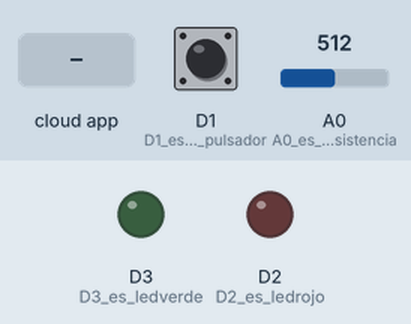
The sketch below on a simulated ESP8266 (NodeMCU). On the bench: output pins drawn as LEDs (lit = HIGH). The test bench sets the inputs (shaded band); at power-on: A0 (A0_es_el_fotoresistencia) = 512, D1 (D1_es_el_pulsador) LOW. WiFi joins after 1.5 s; servers stay silent unless stated; no MQTT or app messages arrive unless stated; what the sketch prints to the serial monitor is not drawn.

Above: at 2.7 s.
2.8 s: the phone or cloud app sets pulsador to 1
At 3.2 s:
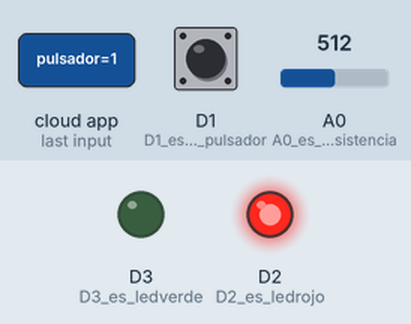
8.1 s: A0 (A0_es_el_fotoresistencia) set to 491
At 12.8 s:
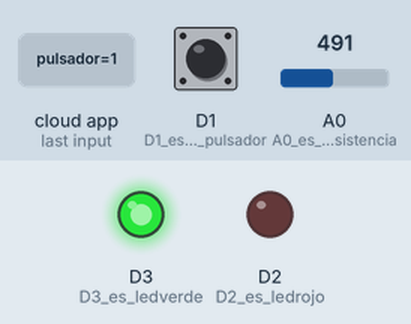
13.1 s: the phone or cloud app sets pulsador to 1
At 13.5 s:
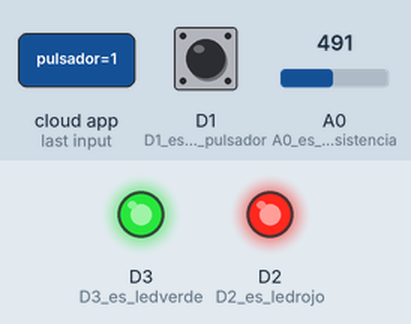
18.1 s: A0 (A0_es_el_fotoresistencia) set to 510
At 22.7 s:
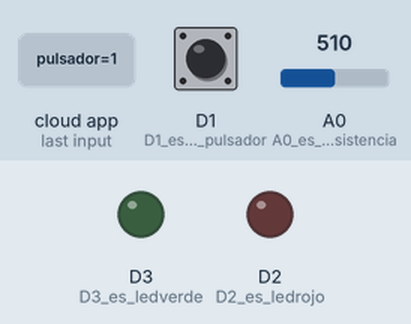
23.1 s: A0 (A0_es_el_fotoresistencia) set to 490
At 28.1 s:
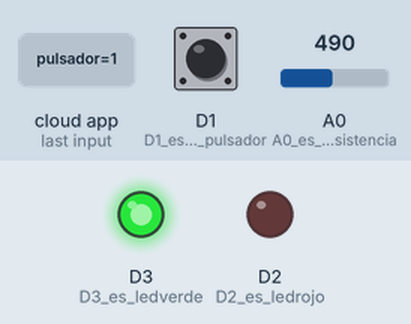
Timing chart, 0 to 29.1 s (numbered marks = the images above; inputs shaded):
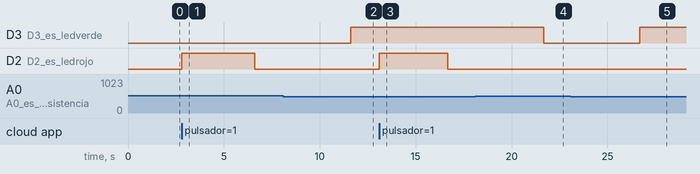

The sketch:

Clase13.ino
```cpp
#include <ESP8266WiFi.h>
#include "Adafruit_MQTT.h"
#include "Adafruit_MQTT_Client.h"

/************************* WiFi Access Point *********************************/

#define WLAN_SSID       "ReynosaPhone"     //your SSID
#define WLAN_PASS       "12345678"         //your password

/************************* Adafruit.io Setup *********************************/

#define AIO_SERVER      "io.adafruit.com"
#define AIO_SERVERPORT  1883                                // use 8883 for SSL
#define AIO_USERNAME  "greynosa"                             //your AIO username at ADAFRUIT
#define AIO_KEY       "aio_clGT28K3NQbKRJxf8ywqvgYCENtV"     //your AIO Key at ADAFRUIT

/******************* para declarar pines y variables *************************/
int entrada;                                //sirve para guardar el dato leído de la LDR
int boton;                                  //sirve para guardar el dato leído del pulsador

/************ Global State (you don't need to change this!) ******************/

// Create an ESP8266 WiFiClient class to connect to the MQTT server.
WiFiClient client;
// or... use WiFiClientSecure for SSL
//WiFiClientSecure client;

// Setup the MQTT client class by passing in the WiFi client and MQTT server and login details.
Adafruit_MQTT_Client mqtt(&client, AIO_SERVER, AIO_SERVERPORT, AIO_USERNAME, AIO_USERNAME, AIO_KEY);

/****************************** Feeds for Publishing***************************************/
// Setup a feed called 'indicador' for publishing. led verde
Adafruit_MQTT_Publish indicador = Adafruit_MQTT_Publish(&mqtt, AIO_USERNAME "/feeds/indicador");

// Setup a feed called 'indicador2' for publishing.led rojo
Adafruit_MQTT_Publish indicador2 = Adafruit_MQTT_Publish(&mqtt, AIO_USERNAME "/feeds/indicador2");

/****************************** Feeds for Subscribing***************************************/
// Setup a feed called 'pulsador' for subscribing to changes on the slider
Adafruit_MQTT_Subscribe pulsador = Adafruit_MQTT_Subscribe(&mqtt, AIO_USERNAME "/feeds/pulsador", MQTT_QOS_1);

//// Setup a feed called 'onoff' for subscribing to changes to the button
//Adafruit_MQTT_Subscribe boton_led = Adafruit_MQTT_Subscribe(&mqtt, AIO_USERNAME "/feeds/boton_led", MQTT_QOS_1);

/*************************** Sketch Code ************************************/
//
//void slidercallback(double x) {
//  Serial.print("Hey we're in a slider callback, the slider value is: ");
//  Serial.println(x);
//}

void pulsadorcallback(char *data, uint16_t len) {
  Serial.print("Hey we're in a pulsador callback, the button value is: ");
  Serial.println(data);
  String message = String(data);
      message.trim();
      if (message == "1") {
        digitalWrite(D2, HIGH);       //Encendemos el puerto D2
        indicador2.publish(1);}       //actualizamos el indicador an adafruit.
      if (message == "0") {
        digitalWrite(D2, LOW);        //Apagamos el puerto D2
        indicador2.publish(0);}}      //actualizamos el indicador an adafruit.

//*********************************************** SetUp *****************************/
void setup() {
  //para declarar si son entradas o salidas
  pinMode(D2, OUTPUT);  //D2 es ledrojo
  pinMode(D3, OUTPUT);  //D3 es ledverde
  pinMode(D1, INPUT);   //D1 es el pulsador
  pinMode(A0, INPUT);   //A0 es el fotoresistencia
  Serial.begin(115200); //inicio de comunicacion serie
  delay(10);
  //****************************************** Connect to WiFi access point.
  Serial.println(); Serial.println();
  Serial.print("Connecting to ");
  Serial.println(WLAN_SSID);

  WiFi.begin(WLAN_SSID, WLAN_PASS);
  while (WiFi.status() != WL_CONNECTED) {
    delay(100);
    Serial.print(".");
  }
  Serial.println();
  Serial.println("WiFi connected");
  Serial.println("IP address: "); Serial.println(WiFi.localIP());
  //********************************************* Callback Functions
//  slider.setCallback(slidercallback);
  pulsador.setCallback(pulsadorcallback);

  // Setup MQTT subscription for feed's.
//  mqtt.subscribe(&slider);
  mqtt.subscribe(&pulsador);

}

uint32_t x=0;
//***************************************************** Loop ********************************/
void loop() {
  MQTT_connect();
  mqtt.processPackets(5000);
  if(! mqtt.ping()) {   // ping the server to keep the mqtt connection alive
    mqtt.disconnect();}

// Now we can publish stuff!
  Serial.print(F("\nSending indicador val "));
  Serial.print(x);
  Serial.print("...");
  if (! indicador.publish(x++)) {
    Serial.println(F("Failed"));}
    else {
    Serial.println(F("OK!"));}
//para indicador 2
  Serial.print(F("\nSending indicador2 val "));
  Serial.print(x);
  Serial.print("...");
  if (! indicador2.publish(x++)) {
    Serial.println(F("Failed"));}
    else {
    Serial.println(F("OK!"));}

//Espacio para código de funcionamiento adicional
      //código para lectura de ldr
  entrada = analogRead(A0);    //lectura del LDR
  Serial.print("El valor del LDR es: "); //mensaje
  Serial.println(entrada);
   if (entrada < 500) {      //comparación de valor ldr
    digitalWrite(D3, HIGH);   // Encender LED
    indicador.publish(1);}   //Actualizamos el indicador en adafruit
    else {
    digitalWrite(D3, LOW);   // Apagar LED
    indicador.publish(3);}   //Actualizamos el indicador en adafruit

  //código para lectura de pulsador fisico (D1)
  boton = digitalRead(D1);    //lectura del boton(pulsador fisico)
  Serial.print("El estado del pulsador fisico es: ");  //mensaje
  Serial.println(boton);
    if (boton == 1){
      digitalWrite(D2, HIGH);   // Encender LED
      indicador2.publish(1);
      }
    else {
      digitalWrite(D2,  LOW);   // Apagar LED
      indicador2.publish(0);
      }
    }


// Function to connect and reconnect as necessary to the MQTT server.
void MQTT_connect() {
  int8_t ret;
  // Stop if already connected.
  if (mqtt.connected()) {
    return;}
  Serial.print("Connecting to MQTT... ");
  uint8_t retries = 3;
  while ((ret = mqtt.connect()) != 0) { // connect will return 0 for connected
       Serial.println(mqtt.connectErrorString(ret));
       Serial.println("Retrying MQTT connection in 10 seconds...");
       mqtt.disconnect();
       delay(10000);  // wait 10 seconds
       retries--;
       if (retries == 0) {       // basically die and wait for WDT to reset me
         while (1);}}
  Serial.println("MQTT Connected!");}
```

Measured:
- the behaviour switches between 500 and 499 on A0 (A0_es_el_fotoresistencia) (found by bisection; images 1 and 2)
- after the input at 2.8 s, D2 (D2_es_ledrojo): LOW → HIGH at once, → LOW 3.8 s later
- after the input at 8.1 s, D3 (D3_es_ledverde): LOW → HIGH after 3.5 s
- after the input at 13.1 s, D2 (D2_es_ledrojo): LOW → HIGH at once, → LOW 3.6 s later
- after the input at 18.1 s, D3 (D3_es_ledverde): HIGH → LOW after 3.6 s
- after the input at 23.1 s, D3 (D3_es_ledverde): LOW → HIGH after 3.6 s
